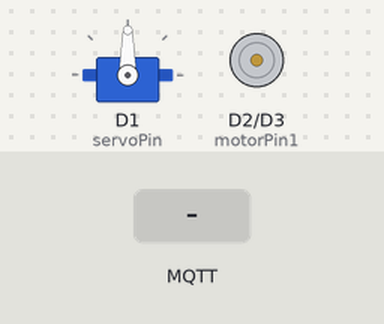
Bench run of a sketch on a simulated ESP8266 (NodeMCU). Shown: servo, motor-driver pin pairs drawn as motors (green arrow = first pin HIGH = forward, orange = second pin HIGH = backward, longer = more drive, scaled by the enable pin). Inputs (shaded band) come from the test bench. WiFi joins after 1.5 s; servers stay silent unless stated; no MQTT or app messages arrive unless stated; what the sketch prints to the serial monitor is not drawn.

Above: at 2.7 s.
2.8 s: MQTT message "1" arrives on the first subscribed topic
At 3.9 s:
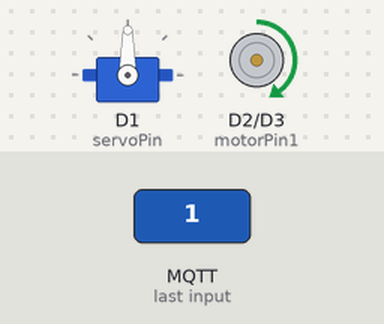
4.3 s: MQTT message "1" arrives on the second subscribed topic
At 5.1 s:
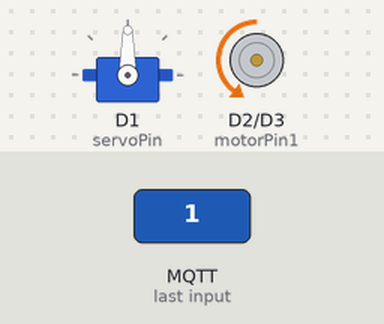
5.8 s: MQTT message "1" arrives on the third subscribed topic
At 6.2 s:
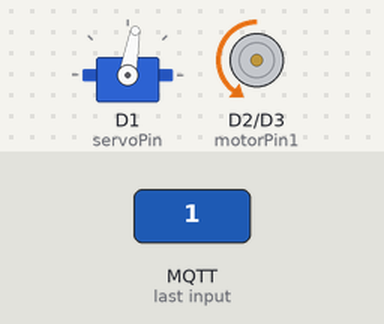
7.3 s: MQTT message "on" arrives on the third subscribed topic
At 8.5 s:
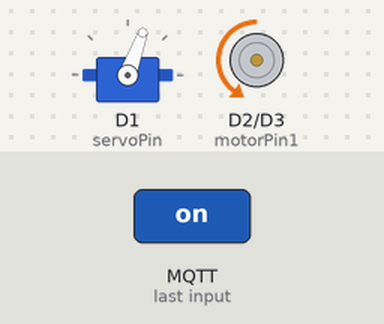
8.8 s: MQTT message "on" arrives on the first subscribed topic
At 9.7 s:
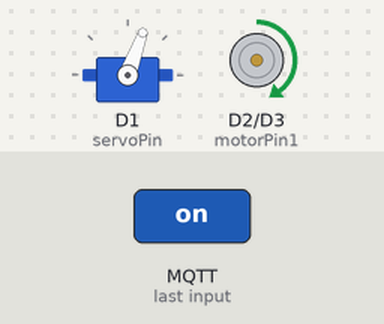
10.3 s: MQTT message "0" arrives on the second subscribed topic
At 10.8 s:
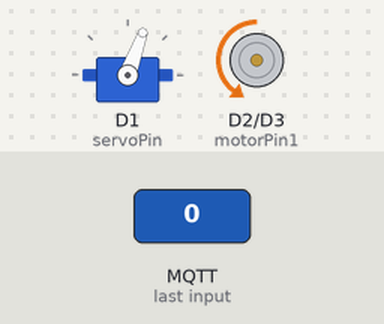
Timing chart, 0 to 12.8 s (numbered marks = the images above; inputs shaded):
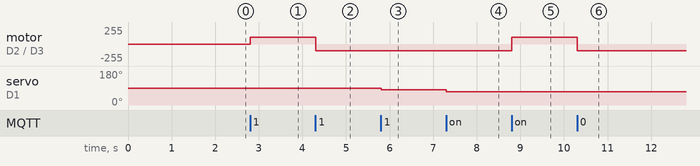

The sketch:

motorTest.ino
```cpp
#include <ESP8266WiFi.h>  // Use <WiFi.h> for ESP32
#include <PubSubClient.h>
#include <Servo.h>

// WiFi credentials
const char* ssid = "ABB_Gym_IOT";
const char* password = "welcome2abb";

// MQTT broker details
const char* mqtt_server = "maqiatto.com";
const int mqtt_port = 8883;  // Use 8883 for secure connections
const char* mqtt_user = "kale.kalsong@gmail.com";
const char* mqtt_password = "Kals0ngM4ann9n!?";

// MQTT topics
const char* topic_forward = "kale.kalsong@gmail.com/forward";
const char* topic_reverse = "kale.kalsong@gmail.com/reverse";
const char* topic_left = "kale.kalsong@gmail.com/left";
const char* topic_right = "kale.kalsong@gmail.com/right";

// Initialize WiFi and MQTT client
WiFiClient espClient;
PubSubClient client(espClient);

// Servo and motor pins
const int servoPin = D1;
const int motorPin1 = D2;
const int motorPin2 = D3;
const int motorSpeedPin = D4;

Servo myServo;
int currentAngle = 90;  // Start at 90 degrees (center)

void setup() {
  Serial.begin(115200);

  // Connect to WiFi
  setup_wifi();

  // Setup MQTT
  client.setServer(mqtt_server, mqtt_port);
  client.setCallback(callback);

  // Attach the servo
  myServo.attach(servoPin);
  myServo.write(currentAngle);

  // Set motor pins as outputs
  pinMode(motorPin1, OUTPUT);
  pinMode(motorPin2, OUTPUT);
  pinMode(motorSpeedPin, OUTPUT);
}

void setup_wifi() {
  delay(10);
  Serial.println();
  Serial.print("Connecting to ");
  Serial.println(ssid);

  WiFi.begin(ssid, password);

  while (WiFi.status() != WL_CONNECTED) {
    delay(500);
    Serial.print(".");
  }

  Serial.println("");
  Serial.println("WiFi connected");
  Serial.println("IP address: ");
  Serial.println(WiFi.localIP());
}

void callback(char* topic, byte* payload, unsigned int length) {
  String message;
  for (unsigned int i = 0; i < length; i++) {
    message += (char)payload[i];
  }
  message.trim();

  Serial.print("Message arrived [");
  Serial.print(topic);
  Serial.print("] ");
  Serial.println(message);

  if (String(topic) == topic_left) {
    if (currentAngle > 0) {
      currentAngle -= 10;
      if (currentAngle < 0) currentAngle = 0;
      myServo.write(currentAngle);
      Serial.print("Turning Left: ");
      Serial.println(currentAngle);
    }
  } else if (String(topic) == topic_right) {
    if (currentAngle < 180) {
      currentAngle += 10;
      if (currentAngle > 180) currentAngle = 180;
      myServo.write(currentAngle);
      Serial.print("Turning Right: ");
      Serial.println(currentAngle);
    }
  } else if (String(topic) == topic_forward) {
    analogWrite(motorSpeedPin, 100);  // Full speed
    digitalWrite(motorPin1, HIGH);
    digitalWrite(motorPin2, LOW);
    Serial.println("Moving Forward");
  } else if (String(topic) == topic_reverse) {
    analogWrite(motorSpeedPin, 100);  // Full speed
    digitalWrite(motorPin1, LOW);
    digitalWrite(motorPin2, HIGH);
    Serial.println("Reversing");
  }
}

void reconnect() {
  while (!client.connected()) {
    Serial.print("Attempting MQTT connection...");
    // Attempt to connect
    if (client.connect("ArduinoClient", mqtt_user, mqtt_password)) {
      Serial.println("connected");
      // Subscribe to the relevant topics
      client.subscribe(topic_forward);
      client.subscribe(topic_reverse);
      client.subscribe(topic_left);
      client.subscribe(topic_right);
    } else {
      Serial.print("failed, rc=");
      Serial.print(client.state());
      Serial.println(" try again in 5 seconds");
      delay(5000);
    }
  }
}

void loop() {
  if (!client.connected()) {
    reconnect();
  }
  Serial.println("Hererere");
  Serial.println(client.state());
  client.loop();
}
```

Measured:
- after the input at 2.8 s, motor on D2 (motorPin1) / D3 (motorPin2): stopped → forward 100/255 at once
- after the input at 4.3 s, motor on D2 (motorPin1) / D3 (motorPin2): forward 100/255 → backward 100/255 at once
- after the input at 5.8 s, servo on D1 (servoPin): 90° → 80° at once
- after the input at 7.3 s, servo on D1 (servoPin): 80° → 70° at once
- after the input at 8.8 s, motor on D2 (motorPin1) / D3 (motorPin2): backward 100/255 → forward 100/255 at once
- after the input at 10.3 s, motor on D2 (motorPin1) / D3 (motorPin2): forward 100/255 → backward 100/255 at once
